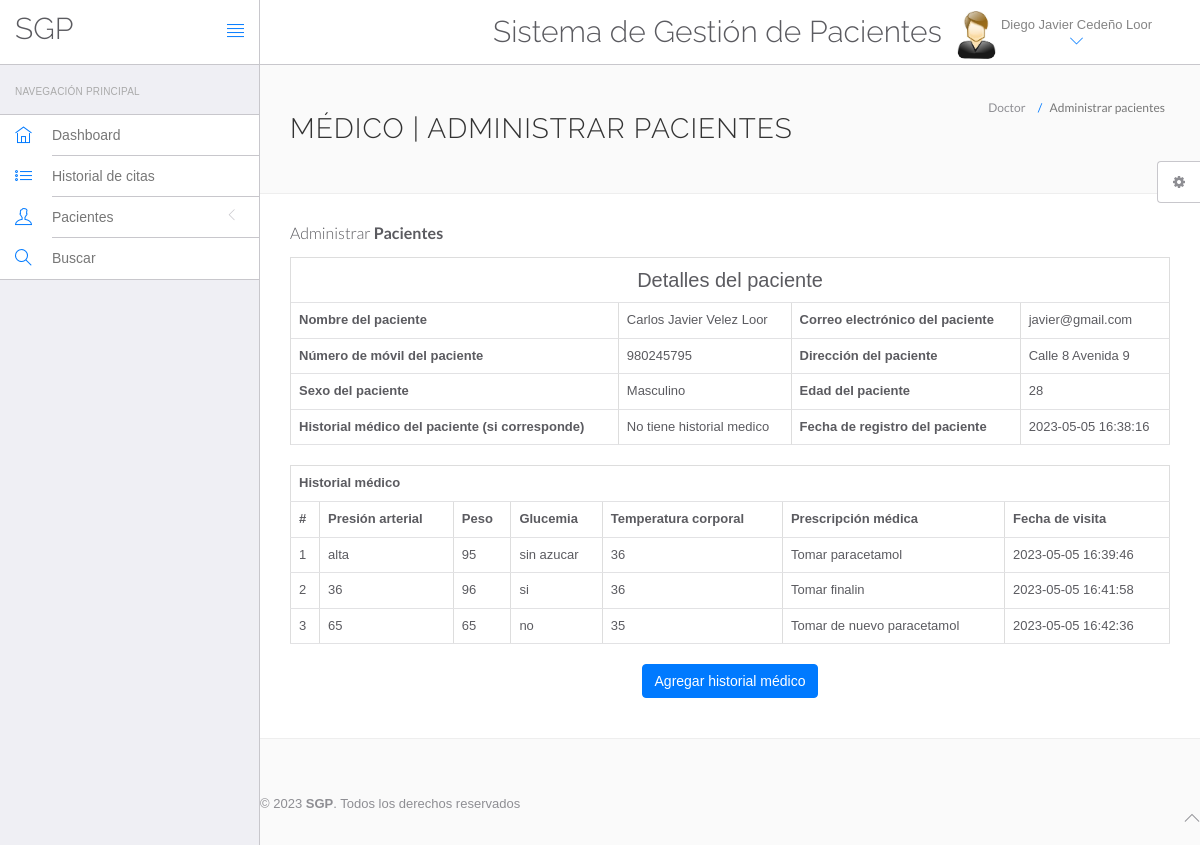
The app's page /hms/doctor/view-patient.php?viewid=7 (signed in) with its own data.
### tables this page shows
CREATE TABLE `doctors` (
  `id` int(11) NOT NULL,
  `specilization` varchar(255) DEFAULT NULL,
  `doctorName` varchar(255) DEFAULT NULL,
  `address` longtext DEFAULT NULL,
  `docFees` varchar(255) DEFAULT NULL,
  `contactno` bigint(11) DEFAULT NULL,
  `docEmail` varchar(255) DEFAULT NULL,
  `password` varchar(255) DEFAULT NULL,
  `creationDate` timestamp NULL DEFAULT current_timestamp(),
  `updationDate` timestamp NULL DEFAULT NULL ON UPDATE current_timestamp()
);

CREATE TABLE `tblpatient` (
  `ID` int(10) NOT NULL,
  `Docid` int(10) DEFAULT NULL,
  `PatientName` varchar(200) DEFAULT NULL,
  `PatientContno` bigint(10) DEFAULT NULL,
  `PatientEmail` varchar(200) DEFAULT NULL,
  `PatientGender` varchar(50) DEFAULT NULL,
  `PatientAdd` mediumtext DEFAULT NULL,
  `PatientAge` int(10) DEFAULT NULL,
  `PatientMedhis` mediumtext DEFAULT NULL,
  `CreationDate` timestamp NULL DEFAULT current_timestamp(),
  `UpdationDate` timestamp NULL DEFAULT NULL ON UPDATE current_timestamp()
);

CREATE TABLE `tblmedicalhistory` (
  `ID` int(10) NOT NULL,
  `PatientID` int(10) DEFAULT NULL,
  `BloodPressure` varchar(200) DEFAULT NULL,
  `BloodSugar` varchar(200) NOT NULL,
  `Weight` varchar(100) DEFAULT NULL,
  `Temperature` varchar(200) DEFAULT NULL,
  `MedicalPres` mediumtext DEFAULT NULL,
  `CreationDate` timestamp NOT NULL DEFAULT current_timestamp() ON UPDATE current_timestamp()
);

### hms/doctor/view-patient.php (the view, shortened to what this page needs)
<?php
include('include/config.php');
?>
<!DOCTYPE html>
<html lang="en">
<head>
    <link rel="stylesheet" href="vendor/bootstrap/css/bootstrap.min.css">
    <link rel="stylesheet" href="vendor/fontawesome/css/font-awesome.min.css">
    <link rel="stylesheet" href="vendor/themify-icons/themify-icons.min.css">
    <link href="vendor/animate.css/animate.min.css" rel="stylesheet" media="screen">
    <link href="vendor/perfect-scrollbar/perfect-scrollbar.min.css" rel="stylesheet" media="screen">
    <link href="vendor/switchery/switchery.min.css" rel="stylesheet" media="screen">
    <link href="vendor/bootstrap-touchspin/jquery.bootstrap-touchspin.min.css" rel="stylesheet" media="screen">
    <link href="vendor/select2/select2.min.css" rel="stylesheet" media="screen">
    <link href="vendor/bootstrap-datepicker/bootstrap-datepicker3.standalone.min.css" rel="stylesheet" media="screen">
    <link href="vendor/bootstrap-timepicker/bootstrap-timepicker.min.css" rel="stylesheet" media="screen">
    <link rel="stylesheet" href="assets/css/styles.css">
    <link rel="stylesheet" href="assets/css/plugins.css">
    <link rel="stylesheet" href="assets/css/themes/theme-1.css" id="skin_color" />
</head>
<body>
    <div id="app">
        <?php include('include/sidebar.php');?>
        <div class="app-content">
            <?php include('include/header.php');?>
            <div class="main-content">
                <div class="wrap-content container" id="container">
                    <section id="page-title">
                        <div class="row">
                            <div class="col-sm-8">
                                <h1 class="mainTitle">Médico | Administrar pacientes</h1>
                            </div>
                            <ol class="breadcrumb">
                                <li>
                                    <span>Doctor</span>
                                </li>
                                <li class="active">
                                    <span>Administrar pacientes</span>
                                </li>
                            </ol>
                        </div>
                    </section>
                    <div class="container-fluid container-fullw bg-white">
                        <div class="row">
                            <div class="col-md-12">
                                <h5 class="over-title margin-bottom-15">Administrar <span
                                        class="text-bold">Pacientes</span>
                                </h5>
                                <?php
                               $vid=$_GET['viewid'];
                               $ret=mysqli_query($con,"select * from tblpatient where ID='$vid'");
$cnt=1;
while ($row=mysqli_fetch_array($ret)) {
                               ?>
                                <table border="1" class="table table-bordered">
                                    <tr align="center">
                                        <td colspan="4" style="font-size:20px;color:blue">
                                            Detalles del paciente</td>
                                    </tr>
                                    <tr>
                                        <th scope>Nombre del paciente</th>
                                        <td><?php  echo $row['PatientName'];?></td>
                                        <th scope>Correo electrónico del paciente</th>
                                        <td><?php  echo $row['PatientEmail'];?></td>
                                    </tr>
                                    <tr>
                                        <th scope>Número de móvil del paciente</th>
                                        <td><?php  echo $row['PatientContno'];?></td>
                                        <th>Dirección del paciente</th>
                                        <td><?php  echo $row['PatientAdd'];?></td>
                                    </tr>
                                    <tr>
                                        <th>Sexo del paciente</th>
                                        <td><?php  echo $row['PatientGender'];?></td>
                                        <th>Edad del paciente</th>
                                        <td><?php  echo $row['PatientAge'];?></td>
                                    </tr>
                                    <tr>
                                        <th>Historial médico del paciente (si corresponde)</th>
                                        <td><?php  echo $row['PatientMedhis'];?></td>
                                        <th>Fecha de registro del paciente</th>
                                        <td><?php  echo $row['CreationDate'];?></td>
                                    </tr>
                                    <?php }?>
                                </table>
                                <?php
$ret=mysqli_query($con,"select * from tblmedicalhistory  where PatientID='$vid'");
 ?>
                                <table id="datatable" class="table table-bordered dt-responsive nowrap"
                                    style="border-collapse: collapse; border-spacing: 0; width: 100%;">
                                    <tr align="center">
                                        <th colspan="8">Historial médico</th>
                                    </tr>
                                    <tr>
                                        <th>#</th>
                                        <th>Presión arterial</th>
                                        <th>Peso</th>
                                        <th>Glucemia</th>
                                        <th>Temperatura corporal</th>
                                        <th>Prescripción médica</th>
                                        <th>Fecha de visita</th>
                                    </tr>
                                    <?php
while ($row=mysqli_fetch_array($ret)) {
  ?>
                                    <tr>
                                        <td><?php echo $cnt;?></td>
                                        <td><?php  echo $row['BloodPressure'];?></td>
                                        <td><?php  echo $row['Weight'];?></td>
                                        <td><?php  echo $row['BloodSugar'];?></td>
                                        <td><?php  echo $row['Temperature'];?></td>
                                        <td><?php  echo $row['MedicalPres'];?></td>
                                        <td><?php  echo $row['CreationDate'];?></td>
                                    </tr>
                                    <?php $cnt=$cnt+1;} ?>
                                </table>
                                <p align="center">
                                    <button class="btn btn-primary waves-effect waves-light w-lg" data-toggle="modal"
                                        data-target="#myModal">Agregar historial médico</button>
                                </p>
                            </div>
                        </div>
                    </div>
                </div>
                <?php include('include/footer.php');?>
                <?php include('include/setting.php');?>
            </div>
</body>
</html>

### hms/doctor/include/header.php (shortened to what this page needs)
<header class="navbar navbar-default navbar-static-top">
    <div class="navbar-header">
        <a class="navbar-brand" href="#">
            <h2 style="padding-top:20% ">SGP</h2>
        </a>
        <a href="#" class="sidebar-toggler pull-right visible-md visible-lg" data-toggle-class="app-sidebar-closed"
            data-toggle-target="#app">
            <i class="ti-align-justify"></i>
        </a>
    </div>
    <div class="navbar-collapse collapse">
        <ul class="nav navbar-right">
            <li style="padding-top:2% ">
                <h2>Sistema de Gestión de Pacientes</h2>
            </li>
            <li class="dropdown current-user">
                <a href class="dropdown-toggle" data-toggle="dropdown">
                    <img src="assets/images/images.jpg"> <span class="username">
                        <?php $query=mysqli_query($con,"select doctorName from doctors where id='".$_SESSION['id']."'");
while($row=mysqli_fetch_array($query))
{
	echo $row['doctorName'];
}
									?> <i class="ti-angle-down"></i></i></span>
                </a>
            </li>
        </ul>
    </div>
</header>

### hms/doctor/assets/css/themes/theme-1.css (style rules this page uses)
body { background: #FAFAFA; }
header .navbar-header { background: #ffffff !important; border-right-color: #c8c7cc !important; border-bottom-color: #c8c7cc !important; }
header .navbar-header .sidebar-toggler, header .navbar-header .sidebar-mobile-toggler { color: #007aff !important; }
header .navbar-header .navbar-brand { color: #777 !important; }
header .navbar-collapse { background: #ffffff !important; border-bottom-color: #c8c7cc !important; box-shadow: none !important; }
header .navbar-collapse .navbar-right > li > a { color: #777; }
header .navbar-collapse .navbar-right > li > a i { color: #007aff !important; }

### records on screen
doctors: doctorName "Diego Javier Cedeño Loor"
tblpatient: PatientName "Carlos Javier Velez Loor", PatientEmail "javier@gmail.com", PatientContno "980245795", PatientAdd "Calle 8 Avenida 9", PatientGender "Masculino", PatientAge "28", PatientMedhis "No tiene historial medico", CreationDate "2023-05-05 16:38:16"
tblmedicalhistory: BloodPressure "alta", Weight "95", BloodSugar "sin azucar", Temperature "36", MedicalPres "Tomar paracetamol", CreationDate "2023-05-05 16:39:46"
tblmedicalhistory: BloodPressure "36", Weight "96", BloodSugar "si", Temperature "36", MedicalPres "Tomar finalin", CreationDate "2023-05-05 16:41:58"
tblmedicalhistory: BloodPressure "65", Weight "65", BloodSugar "no", Temperature "35", MedicalPres "Tomar de nuevo paracetamol", CreationDate "2023-05-05 16:42:36"
